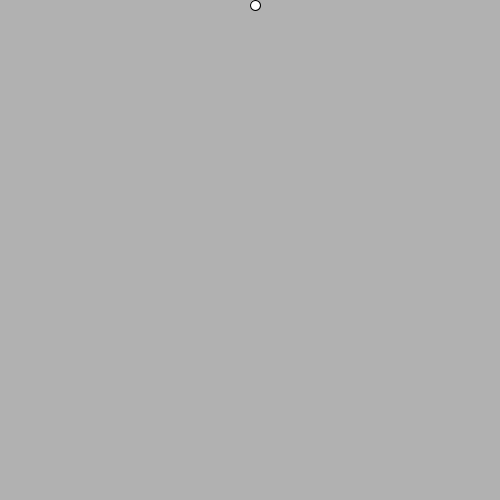
Frame 1 (no input)
Frame 60 (the mouse pressed at the canvas centre just before this capture): blank canvas, image omitted
Frame 120 (the mouse held since frame 60 and released just before this capture): blank canvas, image omitted

The Processing sketch that drew this single still picture (run headless with seeded random() and noise(); from frame 60 on, the mouse is pressed at the canvas centre):

// Processing sketch: sketch_2_12
// ── sketch_2_12.pde
Spot sp1;

void setup(){
  sp1 = new Spot(250,0,10, 5);
  size(500,500);  
}

void draw(){
  background(177);
  sp1.move();
  sp1.display();
}
// ── Spot.pde
class Spot{
  float x, y, radius, speed;
  float xvelocity = 0;
  float yvelocity = 0;
  
  Spot(){
    x = 50;
    y = 50;
    radius = 15;
    xvelocity = yvelocity = speed = 0;
  }
  
  Spot(float x, float y, float r, float s){
    this.x = x;
    this.y = y;
    this.radius = r;
    xvelocity = yvelocity = speed = s;
  }
  
  void display(){
    ellipse(x,y,radius,radius);
  }
  
  void check_col(){
    float tempx = x+xvelocity;
    float tempy = y+yvelocity;
    if(tempx>width){
      xvelocity = -1*speed;
    }
    else if(tempx<0){
      xvelocity = speed;
    }
    if(tempy>height){
      yvelocity = -1*speed -3;
    }
    else if(tempy < 0){
      yvelocity = speed + 3;
    }
  }
  
  void move(){
    check_col();
    x += xvelocity;
    y += yvelocity;
  }
}
